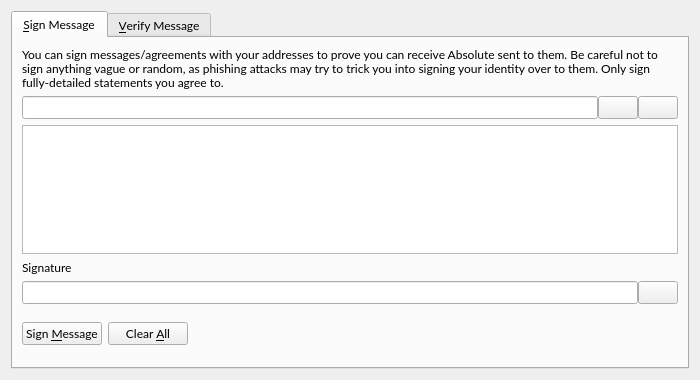
<?xml version="1.0" encoding="UTF-8"?>
<ui version="4.0">
 <class>SignVerifyMessageDialog</class>
 <widget class="QDialog" name="SignVerifyMessageDialog">
  <property name="geometry">
   <rect>
    <x>0</x>
    <y>0</y>
    <width>700</width>
    <height>380</height>
   </rect>
  </property>
  <property name="font">
   <font>
    <family>Lato</family>
   </font>
  </property>
  <property name="windowTitle">
   <string>Signatures - Sign / Verify a Message</string>
  </property>
  <property name="modal">
   <bool>true</bool>
  </property>
  <layout class="QVBoxLayout" name="verticalLayout">
   <item>
    <widget class="QTabWidget" name="tabWidget">
     <property name="currentIndex">
      <number>0</number>
     </property>
     <widget class="QWidget" name="tabSignMessage">
      <attribute name="title">
       <string>&amp;Sign Message</string>
      </attribute>
      <layout class="QVBoxLayout" name="verticalLayout_SM">
       <item>
        <widget class="QLabel" name="infoLabel_SM">
         <property name="text">
          <string>You can sign messages/agreements with your addresses to prove you can receive Absolute sent to them. Be careful not to sign anything vague or random, as phishing attacks may try to trick you into signing your identity over to them. Only sign fully-detailed statements you agree to.</string>
         </property>
         <property name="textFormat">
          <enum>Qt::PlainText</enum>
         </property>
         <property name="wordWrap">
          <bool>true</bool>
         </property>
        </widget>
       </item>
       <item>
        <layout class="QHBoxLayout" name="horizontalLayout_1_SM">
         <property name="spacing">
          <number>0</number>
         </property>
         <item>
          <widget class="QValidatedLineEdit" name="addressIn_SM">
           <property name="toolTip">
            <string>The Absolute address to sign the message with</string>
           </property>
          </widget>
         </item>
         <item>
          <widget class="QPushButton" name="addressBookButton_SM">
           <property name="toolTip">
            <string>Choose previously used address</string>
           </property>
           <property name="text">
            <string/>
           </property>
           <property name="shortcut">
            <string>Alt+A</string>
           </property>
           <property name="autoDefault">
            <bool>false</bool>
           </property>
          </widget>
         </item>
         <item>
          <widget class="QPushButton" name="pasteButton_SM">
           <property name="toolTip">
            <string>Paste address from clipboard</string>
           </property>
           <property name="text">
            <string/>
           </property>
           <property name="shortcut">
            <string>Alt+P</string>
           </property>
           <property name="autoDefault">
            <bool>false</bool>
           </property>
          </widget>
         </item>
        </layout>
       </item>
       <item>
        <widget class="QPlainTextEdit" name="messageIn_SM">
         <property name="toolTip">
          <string>Enter the message you want to sign here</string>
         </property>
        </widget>
       </item>
       <item>
        <widget class="QLabel" name="signatureLabel_SM">
         <property name="text">
          <string>Signature</string>
         </property>
         <property name="textFormat">
          <enum>Qt::PlainText</enum>
         </property>
        </widget>
       </item>
       <item>
        <layout class="QHBoxLayout" name="horizontalLayout_2_SM">
         <property name="spacing">
          <number>0</number>
         </property>
         <item>
          <widget class="QLineEdit" name="signatureOut_SM">
           <property name="font">
            <font>
             <italic>true</italic>
            </font>
           </property>
           <property name="readOnly">
            <bool>true</bool>
           </property>
          </widget>
         </item>
         <item>
          <widget class="QPushButton" name="copySignatureButton_SM">
           <property name="toolTip">
            <string>Copy the current signature to the system clipboard</string>
           </property>
           <property name="text">
            <string/>
           </property>
           <property name="autoDefault">
            <bool>false</bool>
           </property>
          </widget>
         </item>
        </layout>
       </item>
       <item>
        <layout class="QHBoxLayout" name="horizontalLayout_3_SM">
         <item>
          <widget class="QPushButton" name="signMessageButton_SM">
           <property name="toolTip">
            <string>Sign the message to prove you own this Absolute address</string>
           </property>
           <property name="text">
            <string>Sign &amp;Message</string>
           </property>
           <property name="autoDefault">
            <bool>false</bool>
           </property>
          </widget>
         </item>
         <item>
          <widget class="QPushButton" name="clearButton_SM">
           <property name="toolTip">
            <string>Reset all sign message fields</string>
           </property>
           <property name="text">
            <string>Clear &amp;All</string>
           </property>
           <property name="autoDefault">
            <bool>false</bool>
           </property>
          </widget>
         </item>
         <item>
          <spacer name="horizontalSpacer_1_SM">
           <property name="orientation">
            <enum>Qt::Horizontal</enum>
           </property>
           <property name="sizeHint" stdset="0">
            <size>
             <width>40</width>
             <height>48</height>
            </size>
           </property>
          </spacer>
         </item>
         <item>
          <widget class="QLabel" name="statusLabel_SM">
           <property name="font">
            <font>
             <weight>75</weight>
             <bold>true</bold>
            </font>
           </property>
           <property name="text">
            <string/>
           </property>
           <property name="wordWrap">
            <bool>true</bool>
           </property>
          </widget>
         </item>
         <item>
          <spacer name="horizontalSpacer_2_SM">
           <property name="orientation">
            <enum>Qt::Horizontal</enum>
           </property>
           <property name="sizeHint" stdset="0">
            <size>
             <width>40</width>
             <height>48</height>
            </size>
           </property>
          </spacer>
         </item>
        </layout>
       </item>
      </layout>
     </widget>
     <widget class="QWidget" name="tabVerifyMessage">
      <attribute name="title">
       <string>&amp;Verify Message</string>
      </attribute>
      <layout class="QVBoxLayout" name="verticalLayout_VM">
       <item>
        <widget class="QLabel" name="infoLabel_VM">
         <property name="text">
          <string>Enter the receiver's address, message (ensure you copy line breaks, spaces, tabs, etc. exactly) and signature below to verify the message. Be careful not to read more into the signature than what is in the signed message itself, to avoid being tricked by a man-in-the-middle attack. Note that this only proves the signing party receives with the address, it cannot prove sendership of any transaction!</string>
         </property>
         <property name="textFormat">
          <enum>Qt::PlainText</enum>
         </property>
         <property name="alignment">
          <set>Qt::AlignLeading|Qt::AlignLeft|Qt::AlignTop</set>
         </property>
         <property name="wordWrap">
          <bool>true</bool>
         </property>
        </widget>
       </item>
       <item>
        <layout class="QHBoxLayout" name="horizontalLayout_1_VM">
         <property name="spacing">
          <number>0</number>
         </property>
         <item>
          <widget class="QValidatedLineEdit" name="addressIn_VM">
           <property name="toolTip">
            <string>The Absolute address the message was signed with</string>
           </property>
          </widget>
         </item>
         <item>
          <widget class="QPushButton" name="addressBookButton_VM">
           <property name="toolTip">
            <string>Choose previously used address</string>
           </property>
           <property name="text">
            <string/>
           </property>
           <property name="shortcut">
            <string>Alt+A</string>
           </property>
           <property name="autoDefault">
            <bool>false</bool>
           </property>
          </widget>
         </item>
        </layout>
       </item>
       <item>
        <widget class="QPlainTextEdit" name="messageIn_VM"/>
       </item>
       <item>
        <widget class="QValidatedLineEdit" name="signatureIn_VM"/>
       </item>
       <item>
        <layout class="QHBoxLayout" name="horizontalLayout_2_VM">
         <item>
          <widget class="QPushButton" name="verifyMessageButton_VM">
           <property name="toolTip">
            <string>Verify the message to ensure it was signed with the specified Absolute address</string>
           </property>
           <property name="text">
            <string>Verify &amp;Message</string>
           </property>
           <property name="autoDefault">
            <bool>false</bool>
           </property>
          </widget>
         </item>
         <item>
          <widget class="QPushButton" name="clearButton_VM">
           <property name="toolTip">
            <string>Reset all verify message fields</string>
           </property>
           <property name="text">
            <string>Clear &amp;All</string>
           </property>
           <property name="autoDefault">
            <bool>false</bool>
           </property>
          </widget>
         </item>
         <item>
          <spacer name="horizontalSpacer_1_VM">
           <property name="orientation">
            <enum>Qt::Horizontal</enum>
           </property>
           <property name="sizeHint" stdset="0">
            <size>
             <width>40</width>
             <height>48</height>
            </size>
           </property>
          </spacer>
         </item>
         <item>
          <widget class="QLabel" name="statusLabel_VM">
           <property name="font">
            <font>
             <weight>75</weight>
             <bold>true</bold>
            </font>
           </property>
           <property name="text">
            <string/>
           </property>
           <property name="wordWrap">
            <bool>true</bool>
           </property>
          </widget>
         </item>
         <item>
          <spacer name="horizontalSpacer_2_VM">
           <property name="orientation">
            <enum>Qt::Horizontal</enum>
           </property>
           <property name="sizeHint" stdset="0">
            <size>
             <width>40</width>
             <height>48</height>
            </size>
           </property>
          </spacer>
         </item>
        </layout>
       </item>
      </layout>
     </widget>
    </widget>
   </item>
  </layout>
 </widget>
 <customwidgets>
  <customwidget>
   <class>QValidatedLineEdit</class>
   <extends>QLineEdit</extends>
   <header>qvalidatedlineedit.h</header>
  </customwidget>
 </customwidgets>
 <resources>
  <include location="../absolute.qrc"/>
 </resources>
 <connections/>
</ui>
